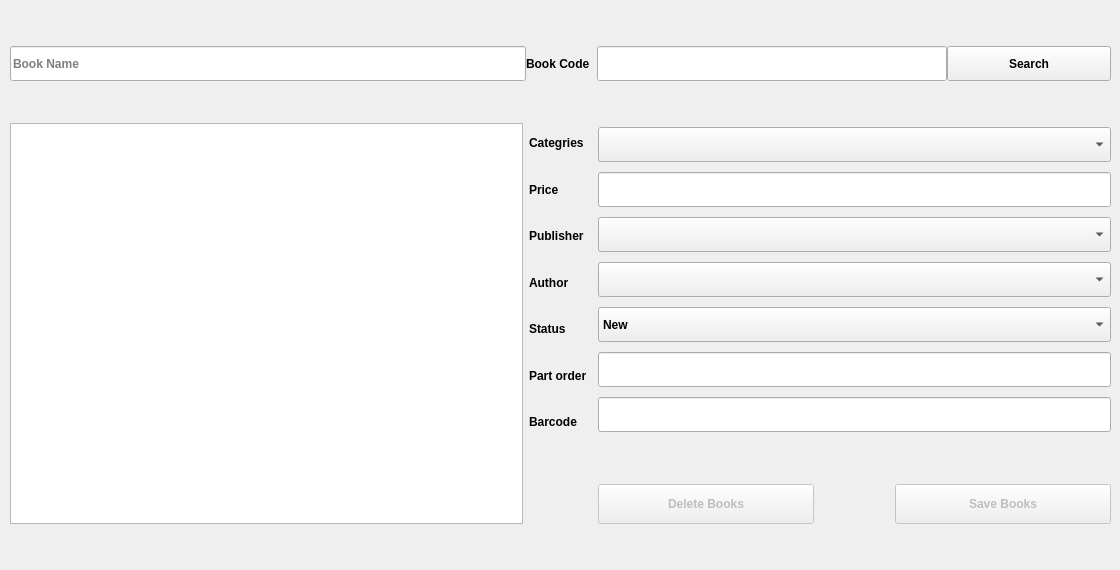
      <widget class="QWidget" name="tab_10">
       <attribute name="title">
        <string>   Edit Or Delete   </string>
       </attribute>
       <widget class="QWidget" name="layoutWidget">
        <property name="geometry">
         <rect>
          <x>10</x>
          <y>10</y>
          <width>1101</width>
          <height>551</height>
         </rect>
        </property>
        <layout class="QGridLayout" name="gridLayout_7">
         <item row="2" column="2">
          <layout class="QGridLayout" name="gridLayout_3">
           <item row="0" column="1">
            <spacer name="horizontalSpacer">
             <property name="minimumSize">
              <size>
               <width>75</width>
               <height>40</height>
              </size>
             </property>
             <property name="orientation">
              <enum>Qt::Horizontal</enum>
             </property>
             <property name="sizeType">
              <enum>QSizePolicy::Fixed</enum>
             </property>
             <property name="sizeHint" stdset="0">
              <size>
               <width>75</width>
               <height>37</height>
              </size>
             </property>
            </spacer>
           </item>
           <item row="0" column="2">
            <widget class="QPushButton" name="pushButton_11">
             <property name="enabled">
              <bool>false</bool>
             </property>
             <property name="minimumSize">
              <size>
               <width>0</width>
               <height>40</height>
              </size>
             </property>
             <property name="font">
              <font>
               <pointsize>9</pointsize>
               <weight>75</weight>
               <bold>true</bold>
              </font>
             </property>
             <property name="text">
              <string>Save Books</string>
             </property>
            </widget>
           </item>
           <item row="0" column="0">
            <widget class="QPushButton" name="pushButton_13">
             <property name="enabled">
              <bool>false</bool>
             </property>
             <property name="minimumSize">
              <size>
               <width>0</width>
               <height>40</height>
              </size>
             </property>
             <property name="font">
              <font>
               <pointsize>9</pointsize>
               <weight>75</weight>
               <bold>true</bold>
              </font>
             </property>
             <property name="text">
              <string>Delete Books</string>
             </property>
            </widget>
           </item>
          </layout>
         </item>
         <item row="1" column="1">
          <layout class="QGridLayout" name="gridLayout_4">
           <item row="1" column="0">
            <widget class="QLabel" name="label_13">
             <property name="minimumSize">
              <size>
               <width>63</width>
               <height>41</height>
              </size>
             </property>
             <property name="font">
              <font>
               <pointsize>9</pointsize>
               <weight>75</weight>
               <bold>true</bold>
              </font>
             </property>
             <property name="text">
              <string>Price</string>
             </property>
            </widget>
           </item>
           <item row="4" column="0">
            <widget class="QLabel" name="label_11">
             <property name="minimumSize">
              <size>
               <width>63</width>
               <height>40</height>
              </size>
             </property>
             <property name="font">
              <font>
               <pointsize>9</pointsize>
               <weight>75</weight>
               <bold>true</bold>
              </font>
             </property>
             <property name="text">
              <string>Status</string>
             </property>
            </widget>
           </item>
           <item row="0" column="0">
            <widget class="QLabel" name="label_15">
             <property name="minimumSize">
              <size>
               <width>63</width>
               <height>40</height>
              </size>
             </property>
             <property name="font">
              <font>
               <pointsize>9</pointsize>
               <weight>75</weight>
               <bold>true</bold>
              </font>
             </property>
             <property name="text">
              <string>Categries</string>
             </property>
            </widget>
           </item>
           <item row="3" column="0">
            <widget class="QLabel" name="label_9">
             <property name="minimumSize">
              <size>
               <width>63</width>
               <height>41</height>
              </size>
             </property>
             <property name="font">
              <font>
               <pointsize>9</pointsize>
               <weight>75</weight>
               <bold>true</bold>
              </font>
             </property>
             <property name="text">
              <string>Author</string>
             </property>
            </widget>
           </item>
           <item row="6" column="0">
            <widget class="QLabel" name="label_32">
             <property name="minimumSize">
              <size>
               <width>63</width>
               <height>40</height>
              </size>
             </property>
             <property name="font">
              <font>
               <pointsize>9</pointsize>
               <weight>75</weight>
               <bold>true</bold>
              </font>
             </property>
             <property name="text">
              <string>Barcode</string>
             </property>
            </widget>
           </item>
           <item row="2" column="0">
            <widget class="QLabel" name="label_14">
             <property name="minimumSize">
              <size>
               <width>63</width>
               <height>40</height>
              </size>
             </property>
             <property name="font">
              <font>
               <pointsize>9</pointsize>
               <weight>75</weight>
               <bold>true</bold>
              </font>
             </property>
             <property name="text">
              <string>Publisher</string>
             </property>
            </widget>
           </item>
           <item row="5" column="0">
            <widget class="QLabel" name="label_10">
             <property name="minimumSize">
              <size>
               <width>63</width>
               <height>41</height>
              </size>
             </property>
             <property name="font">
              <font>
               <pointsize>9</pointsize>
               <weight>75</weight>
               <bold>true</bold>
              </font>
             </property>
             <property name="text">
              <string>Part order</string>
             </property>
            </widget>
           </item>
          </layout>
         </item>
         <item row="1" column="0" rowspan="2">
          <layout class="QGridLayout" name="gridLayout_5">
           <item row="1" column="0">
            <widget class="QTextEdit" name="textEdit_2">
             <property name="minimumSize">
              <size>
               <width>349</width>
               <height>358</height>
              </size>
             </property>
             <property name="font">
              <font>
               <pointsize>9</pointsize>
               <weight>75</weight>
               <bold>true</bold>
              </font>
             </property>
            </widget>
           </item>
          </layout>
         </item>
         <item row="1" column="2">
          <layout class="QGridLayout" name="gridLayout_2">
           <item row="5" column="0">
            <widget class="QComboBox" name="comboBox_7">
             <property name="minimumSize">
              <size>
               <width>351</width>
               <height>35</height>
              </size>
             </property>
             <property name="font">
              <font>
               <pointsize>9</pointsize>
               <weight>75</weight>
               <bold>true</bold>
              </font>
             </property>
             <item>
              <property name="text">
               <string>New</string>
              </property>
             </item>
             <item>
              <property name="text">
               <string>Uesd</string>
              </property>
             </item>
             <item>
              <property name="text">
               <string>Damage</string>
              </property>
             </item>
            </widget>
           </item>
           <item row="1" column="0">
            <widget class="QComboBox" name="comboBox_8">
             <property name="minimumSize">
              <size>
               <width>351</width>
               <height>35</height>
              </size>
             </property>
             <property name="font">
              <font>
               <pointsize>9</pointsize>
               <weight>75</weight>
               <bold>true</bold>
              </font>
             </property>
             <item>
              <property name="text">
               <string/>
              </property>
             </item>
            </widget>
           </item>
           <item row="2" column="0">
            <widget class="QLineEdit" name="lineEdit_49">
             <property name="minimumSize">
              <size>
               <width>351</width>
               <height>35</height>
              </size>
             </property>
             <property name="font">
              <font>
               <pointsize>9</pointsize>
               <weight>75</weight>
               <bold>true</bold>
              </font>
             </property>
             <property name="text">
              <string/>
             </property>
            </widget>
           </item>
           <item row="3" column="0">
            <widget class="QComboBox" name="comboBox_10">
             <property name="minimumSize">
              <size>
               <width>351</width>
               <height>35</height>
              </size>
             </property>
             <property name="font">
              <font>
               <pointsize>9</pointsize>
               <weight>75</weight>
               <bold>true</bold>
              </font>
             </property>
             <item>
              <property name="text">
               <string/>
              </property>
             </item>
            </widget>
           </item>
           <item row="4" column="0">
            <widget class="QComboBox" name="comboBox_9">
             <property name="minimumSize">
              <size>
               <width>351</width>
               <height>35</height>
              </size>
             </property>
             <property name="font">
              <font>
               <pointsize>9</pointsize>
               <weight>75</weight>
               <bold>true</bold>
              </font>
             </property>
             <item>
              <property name="text">
               <string/>
              </property>
             </item>
            </widget>
           </item>
           <item row="7" column="0">
            <widget class="QLineEdit" name="lineEdit_51">
             <property name="minimumSize">
              <size>
               <width>351</width>
               <height>35</height>
              </size>
             </property>
             <property name="font">
              <font>
               <pointsize>9</pointsize>
               <weight>75</weight>
               <bold>true</bold>
              </font>
             </property>
             <property name="text">
              <string/>
             </property>
            </widget>
           </item>
           <item row="6" column="0">
            <widget class="QLineEdit" name="lineEdit_50">
             <property name="minimumSize">
              <size>
               <width>351</width>
               <height>35</height>
              </size>
             </property>
             <property name="font">
              <font>
               <pointsize>9</pointsize>
               <weight>75</weight>
               <bold>true</bold>
              </font>
             </property>
             <property name="text">
              <string/>
             </property>
            </widget>
           </item>
          </layout>
         </item>
         <item row="0" column="0" colspan="3">
          <layout class="QGridLayout" name="gridLayout_6">
           <property name="leftMargin">
            <number>0</number>
           </property>
           <property name="topMargin">
            <number>0</number>
           </property>
           <property name="rightMargin">
            <number>0</number>
           </property>
           <property name="bottomMargin">
            <number>0</number>
           </property>
           <property name="spacing">
            <number>0</number>
           </property>
           <item row="0" column="0">
            <widget class="QLineEdit" name="lineEdit_14">
             <property name="minimumSize">
              <size>
               <width>516</width>
               <height>35</height>
              </size>
             </property>
             <property name="font">
              <font>
               <pointsize>9</pointsize>
               <weight>75</weight>
               <bold>true</bold>
              </font>
             </property>
             <property name="text">
              <string/>
             </property>
             <property name="placeholderText">
              <string>Book Name</string>
             </property>
            </widget>
           </item>
           <item row="0" column="2">
            <widget class="QLineEdit" name="lineEdit_12">
             <property name="minimumSize">
              <size>
               <width>350</width>
               <height>35</height>
              </size>
             </property>
             <property name="font">
              <font>
               <pointsize>9</pointsize>
               <weight>75</weight>
               <bold>true</bold>
              </font>
             </property>
             <property name="text">
              <string/>
             </property>
            </widget>
           </item>
           <item row="0" column="1">
            <widget class="QLabel" name="label_12">
             <property name="minimumSize">
              <size>
               <width>71</width>
               <height>35</height>
              </size>
             </property>
             <property name="font">
              <font>
               <pointsize>9</pointsize>
               <weight>75</weight>
               <bold>true</bold>
              </font>
             </property>
             <property name="text">
              <string>Book Code</string>
             </property>
            </widget>
           </item>
           <item row="0" column="3">
            <widget class="QPushButton" name="pushButton_12">
             <property name="sizePolicy">
              <sizepolicy hsizetype="Minimum" vsizetype="Minimum">
               <horstretch>1</horstretch>
               <verstretch>0</verstretch>
              </sizepolicy>
             </property>
             <property name="minimumSize">
              <size>
               <width>0</width>
               <height>0</height>
              </size>
             </property>
             <property name="font">
              <font>
               <pointsize>9</pointsize>
               <weight>75</weight>
               <bold>true</bold>
              </font>
             </property>
             <property name="text">
              <string>Search</string>
             </property>
             <property name="icon">
              <iconset>
               <normaloff>icon/Hopstarter-Soft-Scraps-Zoom.ico</normaloff>icon/Hopstarter-Soft-Scraps-Zoom.ico</iconset>
             </property>
             <property name="iconSize">
              <size>
               <width>25</width>
               <height>25</height>
              </size>
             </property>
            </widget>
           </item>
          </layout>
         </item>
        </layout>
       </widget>
      </widget>
